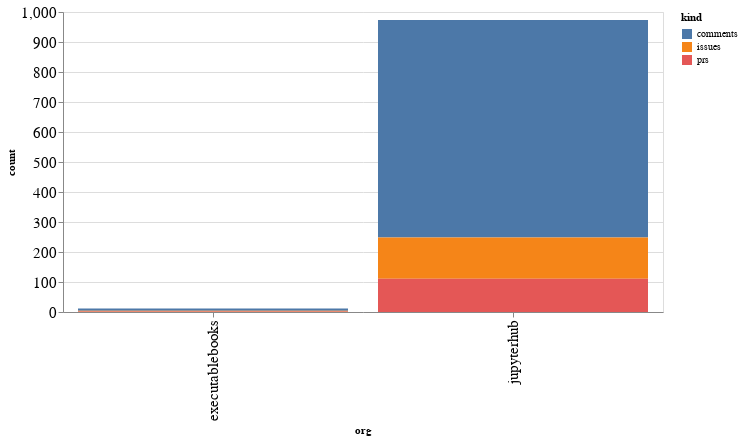

Notebook cell for this chart:
### Code cell
alt.Chart(org_summaries, width=600).mark_bar().encode(
    x='org',
    y='count',
    color='kind',
    tooltip="org"
)

### Figure 1 — Vega-Lite specification as saved in the notebook (floating-point values rounded to 4 significant figures)
{"config": {"axisLeft": {"labelFontSize": 15}, "axisBottom": {"labelFontSize": 15}}, "data": {"name": "data-8d5f67e270a8e1c3ce70ad08f564347a"}, "mark": "bar", "encoding": {"color": {"type": "nominal", "field": "kind"}, "tooltip": {"type": "nominal", "field": "org"}, "x": {"type": "nominal", "field": "org"}, "y": {"type": "quantitative", "field": "count"}}, "width": 600, "$schema": "https://vega.github.io/schema/vega-lite/v4.8.1.json", "datasets": {"data-8d5f67e270a8e1c3ce70ad08f564347a": [{"org": "executablebooks", "kind": "comments", "count": 8}, {"org": "executablebooks", "kind": "issues", "count": 2}, {"org": "executablebooks", "kind": "prs", "count": 2}, {"org": "jupyterhub", "kind": "comments", "count": 725}, {"org": "jupyterhub", "kind": "issues", "count": 137}, {"org": "jupyterhub", "kind": "prs", "count": 111}]}}
